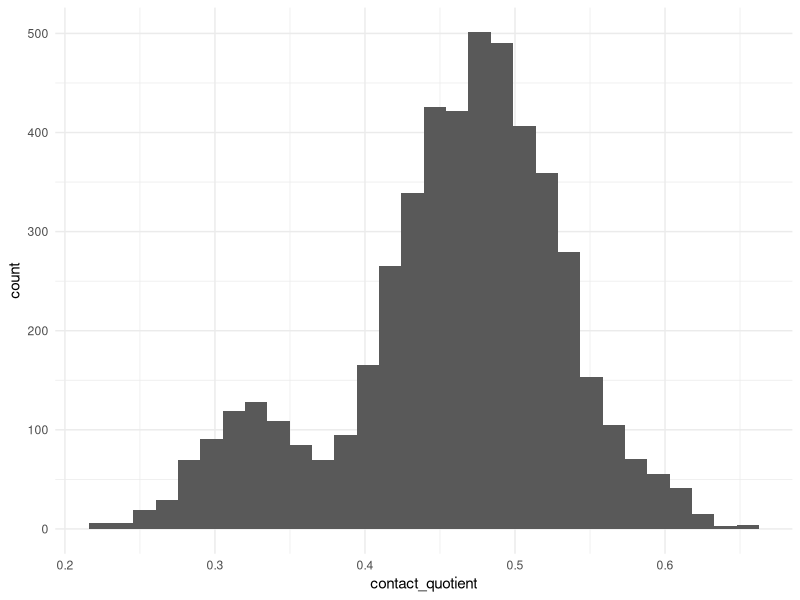
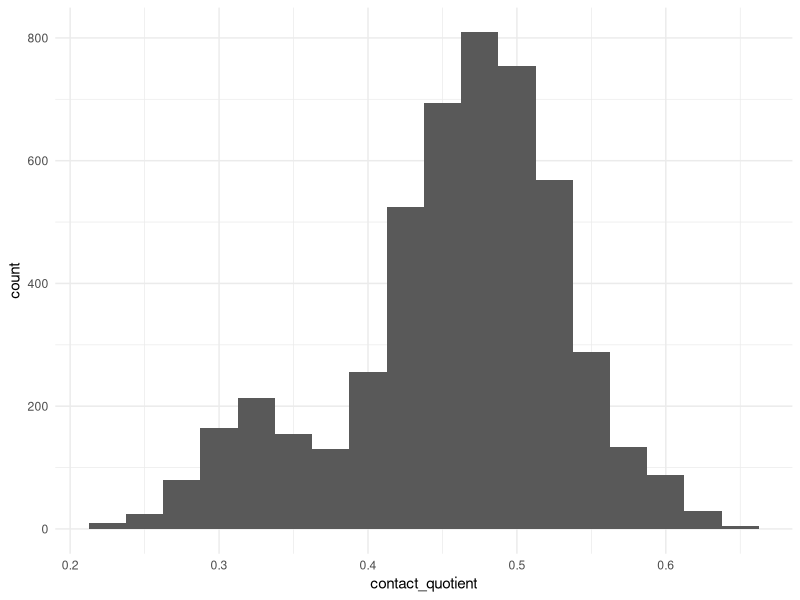
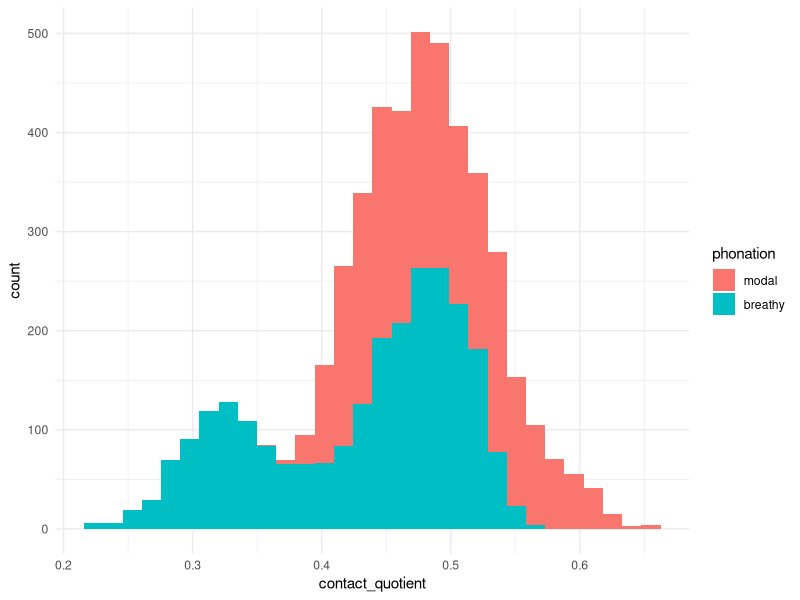
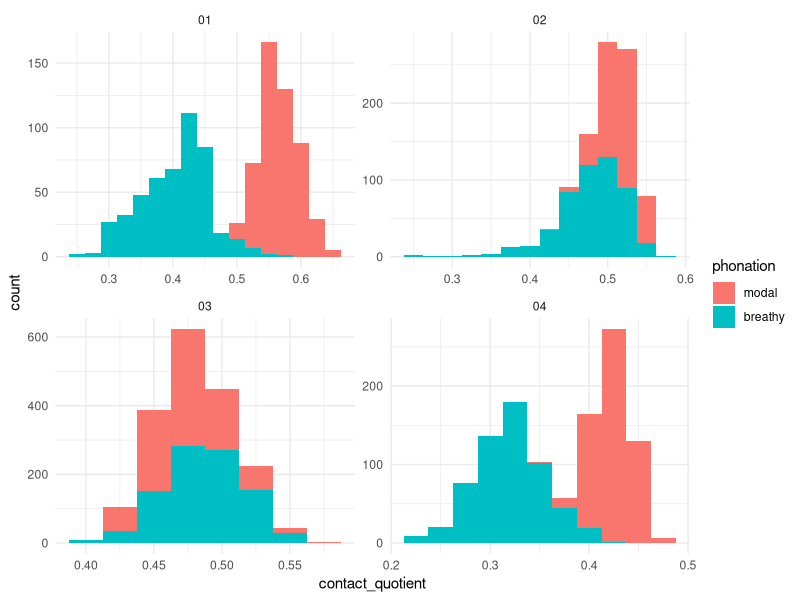
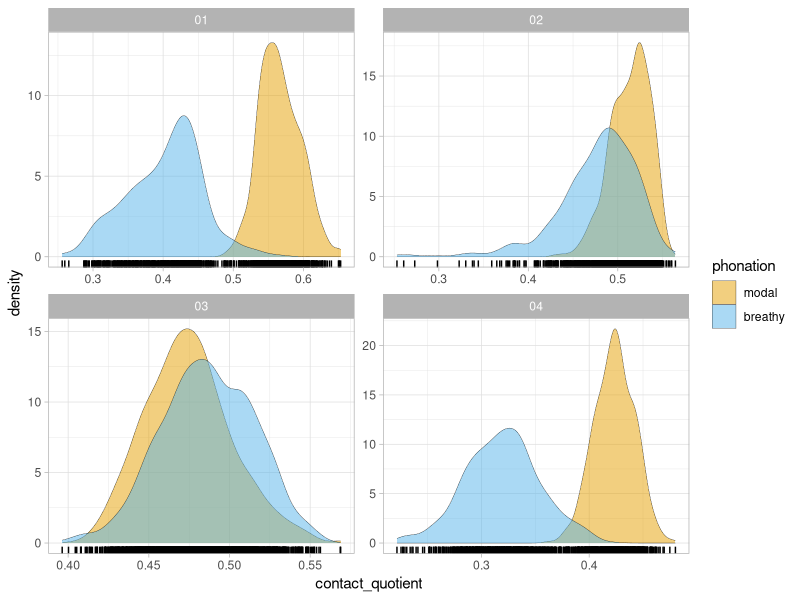
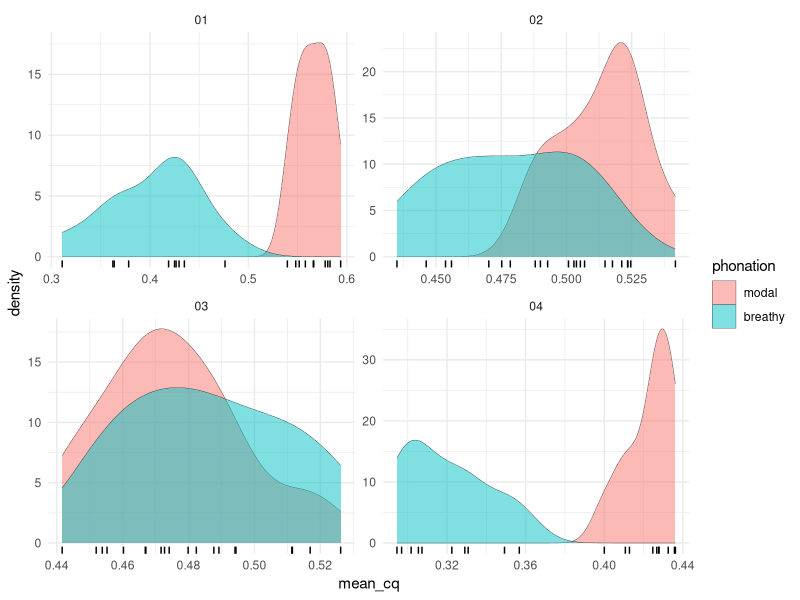
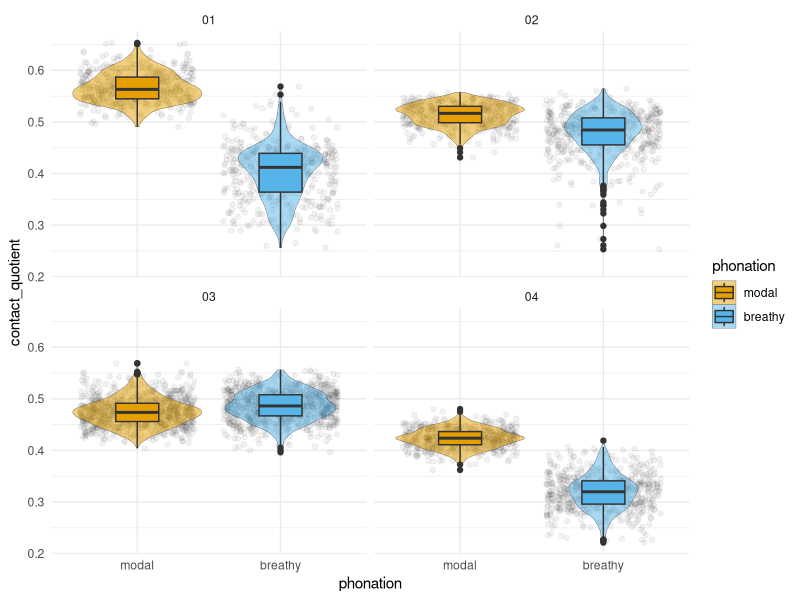
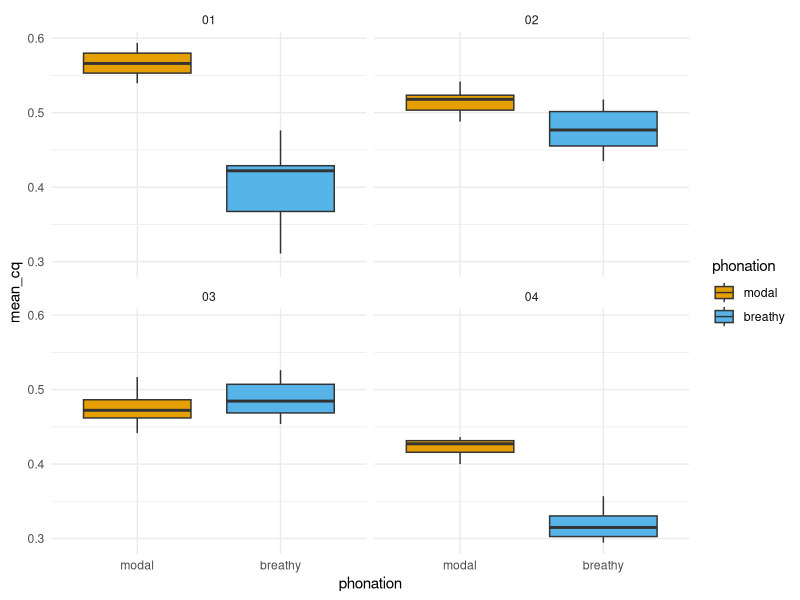

The R script that drew these images, in order:
## ---- chunk 1
knitr::opts_chunk$set(echo = TRUE)
knitr::opts_knit$set(root.dir = normalizePath("../../"))
library(tidyverse)
theme_set(theme_minimal())
cbPalette <- c("#E69F00", "#56B4E9", "#009E73", "#F0E442", "#0072B2", "#D55E00", "#CC79A7", "#999999")
## ---- chunk 2
tracegram <- read_csv("./presentations/2018-mfil/datasets/tracegram.csv") %>%
  separate(file, c("speaker", "phonation")) %>%
  mutate_if(is.character, as.factor) %>%
  mutate(
    phonation = factor(phonation, levels = c("modal", "breathy")),
    contact_quotient = degg_minimum - degg_maximum
  )
## ---- chunk 3
tracegram %>%
  ggplot(aes(contact_quotient)) +
  geom_histogram()
## ---- chunk 4
tracegram %>%
  ggplot(aes(contact_quotient)) +
  geom_histogram(binwidth = 0.025)
## ---- chunk 5
tracegram %>%
  ggplot(aes(contact_quotient, fill = phonation)) +
  geom_histogram()
## ---- chunk 6
tracegram %>%
  ggplot(aes(contact_quotient, fill = phonation)) +
  geom_histogram(binwidth = 0.025) +
  facet_wrap(~ speaker, scales = "free")
## ---- chunk 7
tracegram %>%
  ggplot(aes(contact_quotient, fill = phonation)) +
  geom_density(alpha = 0.5, size = 0.1) +
  facet_wrap(~ speaker, scales = "free") +
  geom_rug() +
  scale_fill_manual(values = cbPalette) +
  theme_light()
## ---- chunk 8
tracegram %>%
  group_by(speaker, token, phonation) %>%
  summarise(mean_cq = mean(contact_quotient)) %>%
  ggplot(aes(mean_cq, fill = phonation)) +
  geom_density(alpha = 0.5, size = 0.1) +
  facet_wrap(~ speaker, scales = "free") +
  geom_rug()
## ---- chunk 9
tracegram %>%
  ggplot(aes(phonation, contact_quotient, fill = phonation)) +
  geom_jitter(alpha = 0.05) +
  geom_violin(size = 0.1, alpha = 0.5) +
  geom_boxplot(width = 0.3) +
  facet_wrap(~ speaker) +
  scale_fill_manual(values = cbPalette)
## ---- chunk 10
tracegram %>%
  group_by(speaker, token, phonation) %>%
  summarise(mean_cq = mean(contact_quotient)) %>%
  ggplot(aes(phonation, mean_cq, fill = phonation)) +
  geom_boxplot() +
  facet_wrap(~ speaker) +
  scale_fill_manual(values = cbPalette)
## ---- chunk 11
tracegram %>%
  ggplot(aes(time, colour = phonation, linetype = phonation)) +
  geom_smooth(aes(y = degg_maximum), se = F) +
  geom_smooth(aes(y = degg_minimum), se = F) +
  facet_wrap(~speaker) +
  scale_colour_manual(values = cbPalette) +
  coord_fixed(ratio = 1) +
  ylim(0, 1)
## ---- chunk 12
tracegram %>%
  ggplot(aes(phonation, fill = phonation)) +
  geom_boxplot(aes(y = degg_maximum)) +
  geom_boxplot(aes(y = degg_minimum)) +
  facet_wrap(~speaker) +
  scale_fill_manual(values = cbPalette)
